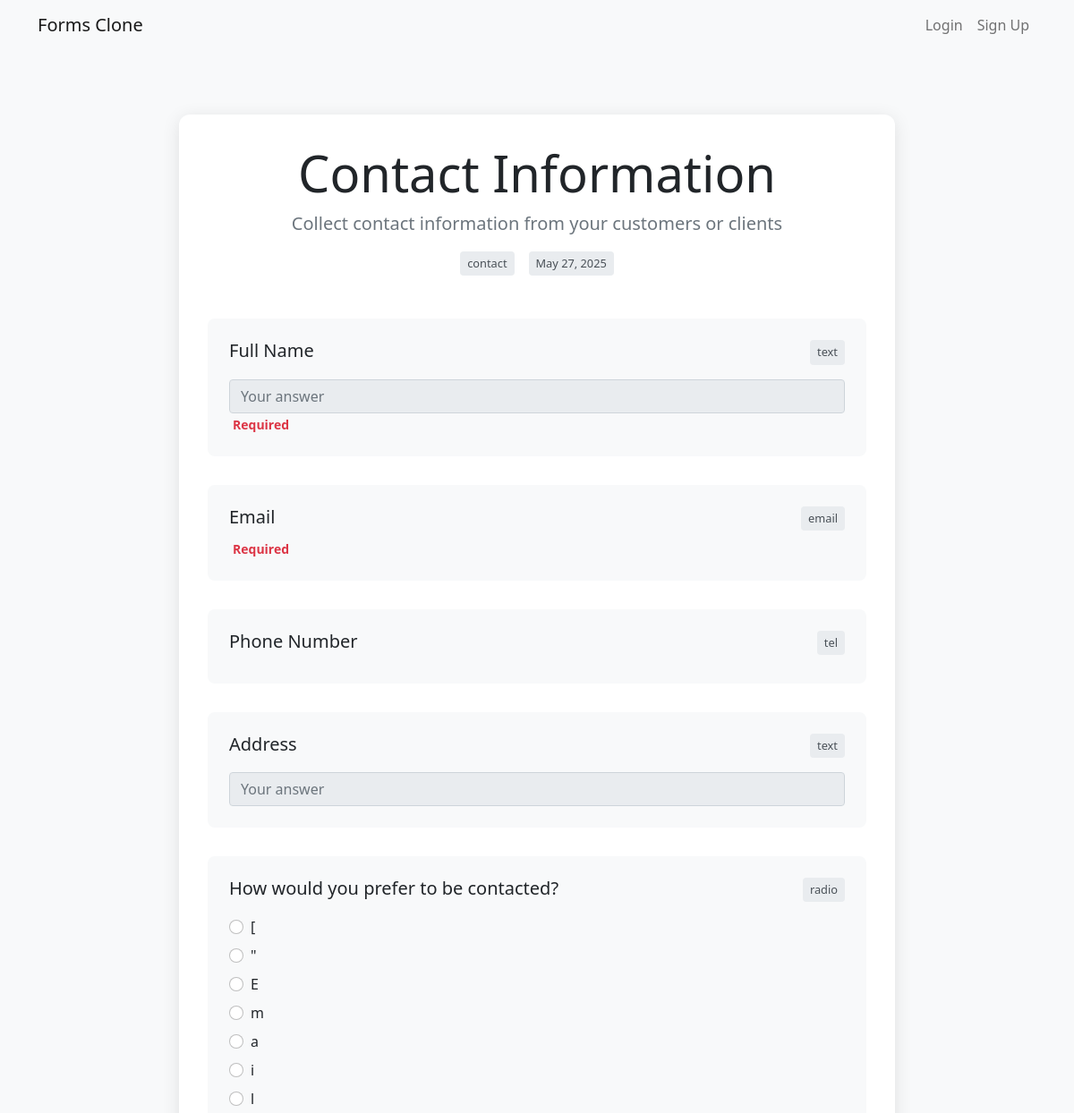
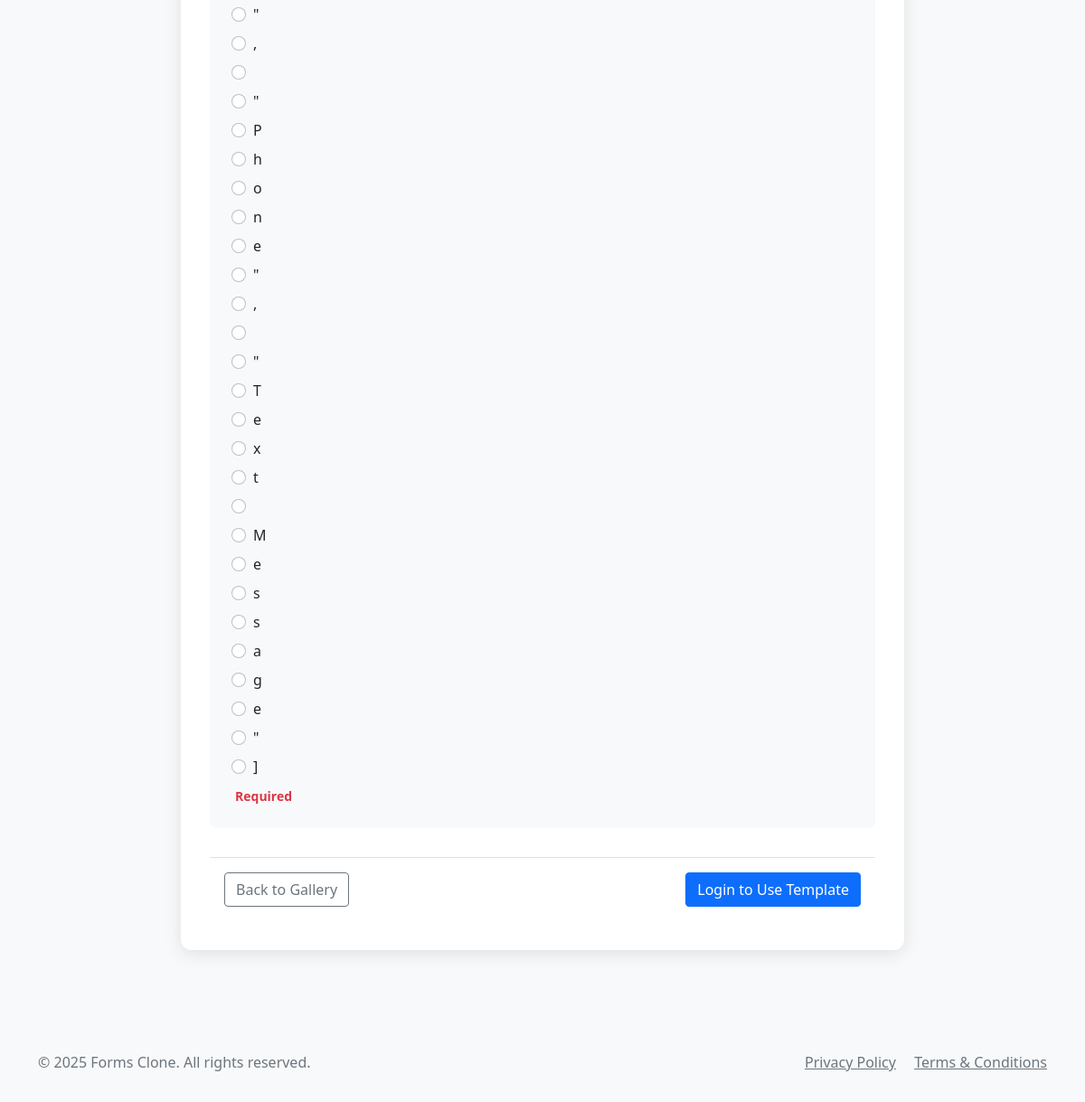
The page /template/1 on the database its author committed (2 pictures, top to bottom).
### app.py (models this page shows, shortened)
class FormTemplate(db.Model):
    id = db.Column(db.Integer, primary_key=True)
    title = db.Column(db.String(200), nullable=False)
    description = db.Column(db.Text)
    questions = db.Column(db.Text)  # JSON string of questions
    category = db.Column(db.String(50))  # e.g., 'survey', 'registration', 'feedback'
    created_at = db.Column(db.DateTime, default=datetime.utcnow)
    is_public = db.Column(db.Boolean, default=True)
    preview_image = db.Column(db.String(255), nullable=True)
    user_id = db.Column(db.Integer, db.ForeignKey('user.id'), nullable=True)
    user = db.relationship('User', backref='templates')
    template_data = db.Column(db.Text, nullable=True)  # JSON string of complete template data
    def get_questions(self):
        try:
            return json.loads(self.questions) if self.questions else []
        except:
            return []

### app.py (the view)
@app.route('/template/<int:template_id>')
def view_template(template_id):
    template = FormTemplate.query.get_or_404(template_id)
    if not template.is_public and (not current_user.is_authenticated or template.user_id != current_user.id):
        flash('You do not have permission to view this template.', 'danger')
        return redirect(url_for('template_gallery'))
    return render_template('view_template.html', template=template)

### app.py (called while the page is built)
@app.context_processor
def inject_now():
    return {'now': datetime.now()}

@app.context_processor
def inject_csrf_token():
    return {'csrf_token': lambda: 'dummy_token'}

### templates/view_template.html (shortened to what this page needs)
{% extends "base.html" %}
{% block content %}
<div class="container py-5">
    <div class="preview-container">
        <div class="text-center mb-5">
            <h1 class="display-4">{{ template.title }}</h1>
            <p class="lead text-muted">{{ template.description }}</p>
            <div class="d-flex justify-content-center gap-3">
                <span class="question-type-badge">
                     {{ template.category }}
                </span>
                <span class="question-type-badge">
                     {{ template.created_at.strftime('%b %d, %Y') }}
                </span>
            </div>
        </div>
        <div class="questions-preview">
            {% for question in template.get_questions() %}
            <div class="question-preview">
                <div class="d-flex justify-content-between align-items-start mb-2">
                    <h5 class="mb-0">{{ question.question_text }}</h5>
                    <span class="question-type-badge">
                        {{ question.question_type }}
                    </span>
                </div>
                {% if question.question_type in ['radio', 'checkbox', 'multiple_choice'] %}
                <div class="mt-3">
                    {% for option in question.options %}
                    <div class="form-check">
                        <input class="form-check-input" type="{{ 'checkbox' if question.question_type == 'checkbox' else 'radio' }}"
                               name="preview_{{ loop.index }}" id="preview_{{ loop.index }}_{{ loop.index0 }}">
                        <label class="form-check-label" for="preview_{{ loop.index }}_{{ loop.index0 }}">
                            {{ option }}
                        </label>
                    </div>
                    {% endfor %}
                </div>
                {% elif question.question_type == 'text' %}
                <div class="mt-3">
                    <input type="text" class="form-control" placeholder="Your answer" disabled>
                </div>
                {% endif %}
                {% if question.required %}
                <small class="text-danger mt-2">
                     Required
                </small>
                {% endif %}
            </div>
            {% endfor %}
        </div>
        <div class="preview-actions">
            <div class="d-flex justify-content-between align-items-center">
                <a href="{{ url_for('template_gallery') }}" class="btn btn-outline-secondary">
                     Back to Gallery
                </a>
                {% if current_user.is_authenticated %}
                <a href="{{ url_for('use_template', template_id=template.id) }}" class="btn btn-primary">
                    Use This Template
                </a>
                {% else %}
                <a href="{{ url_for('login') }}" class="btn btn-primary">
                    Login to Use Template
                </a>
                {% endif %}
            </div>
        </div>
    </div>
</div>
{% endblock %}

### static/css/style.css (style rules this page uses)
body { background-color: #f8f9fa; }
.form-check { margin-bottom: 0.5rem; }
.text-danger { font-weight: bold; margin-left: 0.25rem; }

### templates/view_template.html (style rules this page uses)
.preview-container { max-width: 800px; margin: 0 auto; background: white; border-radius: 12px; box-shadow: 0 4px 20px rgba(0,0,0,0.1); padding: 2rem; }
.question-preview { margin-bottom: 2rem; padding: 1.5rem; border-radius: 8px; background: #f8f9fa; transition: transform 0.3s ease; }
.question-type-badge { font-size: 0.8rem; padding: 4px 8px; border-radius: 4px; background: #e9ecef; color: #495057; }
.preview-actions { position: sticky; bottom: 0; background: white; padding: 1rem; border-top: 1px solid #dee2e6; margin-top: 2rem; }

### rows shown on the page
FormTemplate: title "Contact Information", description "Collect contact information from your customers or clients", category "contact", created_at "May 27, 2025"

### other values the page prints
{{ question.question_text }} "Full Name" "Email" "Phone Number" "Address" "How would you prefer to be contacted?"
{{ question.question_type }} "text" "email" "tel" "text" "radio"
{{ option }} "[" "\"" "E" "m" "a" "i" "l" "\"" "," "\"" "P" "h" "o" "n" "e" "\"" "," "\"" "T" "e" "x" "t" "M" "e" "s" "s" "a" "g" "e" "\"" "]"
{{ moment().format('YYYY') }} "2025"
